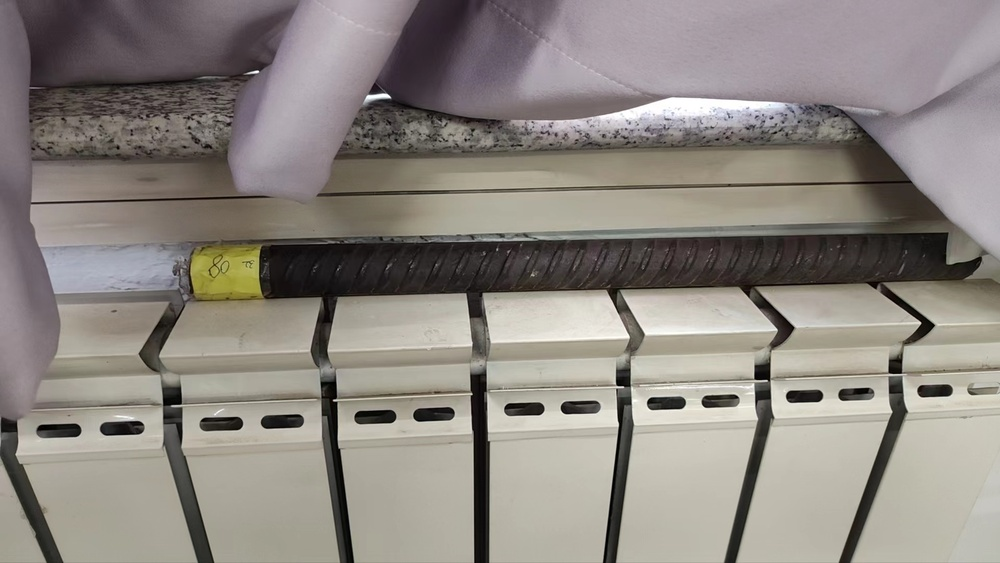
#> input picture 2d/ultralytics/dataset/bardata1/train/data/0417c897d6879c7d7e2075d16aedded.jpg, 1000 x 563 px, shrunk from 1920 x 1081 before the run; its folder holds only this picture in this run
$ python -i '用模型加传统方法制作标签.py'   (imports and definitions only)
#> lines starting #> are read from the running program, lines starting #| are printed output that depends on the picture; after the words box and inside, x2 and y2 are one past the last pixel; in counts of white or black regions, pixels touching at a corner belong together
#> further down, picture is the input picture: shape (563, 1000, 3); mean B, G, R 128.7, 134.9, 140.9
import cv2
import numpy as np
import os
from ultralytics import YOLO

# 使用YOLOv8模型检测钢筋并分割
# [27 lines left out: functions detect_rebar, expand_bbox, extract_expanded_bbox_content, not called in this run]

# 使用传统方法获得钢筋的轮廓
# def get_rebar_contour(image, min_aspect_ratio=2.0, min_area=500):
#     gray = cv2.cvtColor(image, cv2.COLOR_BGR2GRAY)
#     blurred = cv2.GaussianBlur(gray, (3, 3), 0)
#
#     # 腐蚀和膨胀操作
#     # kernel = np.ones((2,2),np.uint8)
#     # eroded = cv2.erode(blurred, kernel, iterations = 1)
#     # dilated = cv2.dilate(eroded, kernel, iterations = 1)
#
#     # _, thresh = cv2.threshold(dilated, 60, 255, cv2.THRESH_BINARY + cv2.THRESH_OTSU)
#     _, thresh = cv2.threshold(blurred, 60, 255, cv2.THRESH_BINARY)
#     # 找到轮廓
#     contours, _ = cv2.findContours(thresh, cv2.RETR_EXTERNAL, cv2.CHAIN_APPROX_SIMPLE)
#
#     filtered_contours = []
#     for contour in contours:
#         x, y, w, h = cv2.boundingRect(contour)
#         aspect_ratio = float(w) / h
#         area = cv2.contourArea(contour)
#
#         if area >= min_area and aspect_ratio >= min_aspect_ratio:
#             filtered_contours.append(contour)
#
#     return filtered_contours

def get_rebar_contour(image):
    gray = cv2.cvtColor(image, cv2.COLOR_BGR2GRAY)
    blurred = cv2.GaussianBlur(gray, (5, 5), 0)
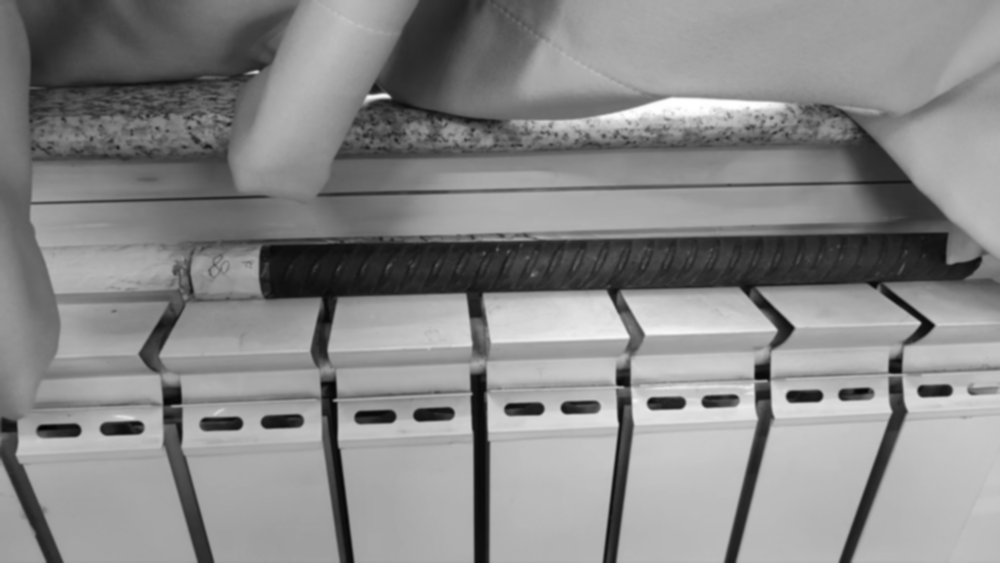
#> blurred: shape (563, 1000); min 3, max 255, mean 136
    _, thresh = cv2.threshold(blurred, 60, 255, cv2.THRESH_BINARY_INV+ cv2.THRESH_OTSU)
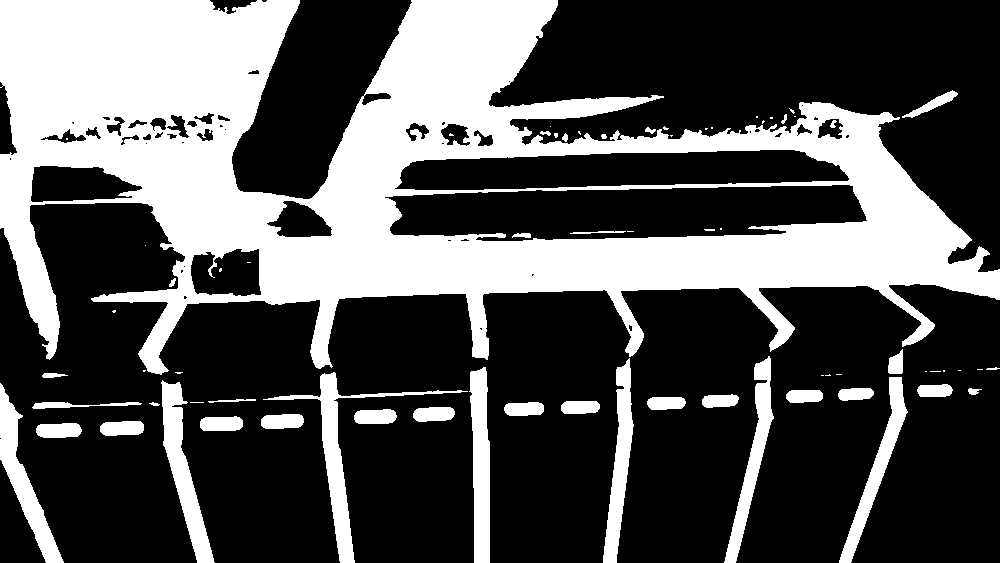
#> thresh: shape (563, 1000); 32.9% white; 70 white regions (31 under 20 px)

    # 找到轮廓
    contours, _ = cv2.findContours(thresh, cv2.RETR_EXTERNAL, cv2.CHAIN_APPROX_SIMPLE)
#> contours = 60 contours, 29 with area under 20; largest, box (x1, y1, x2, y2) and area: (0, 0, 1000, 375) 196929, (263, 372, 468, 563) 3244, (161, 380, 215, 563) 3111, (469, 367, 490, 563) 2942, (0, 383, 64, 563) 2881
    return contours

# 将轮廓写入和原图同大小的画布中并保存
# [41 lines left out: functions draw_contours_on_canvas, process_folder, not called in this run]


# [8 lines not run here, left out]

>>> import cv2
>>> picture = cv2.imread('../2d/ultralytics/dataset/bardata1/train/data/0417c897d6879c7d7e2075d16aedded.jpg')
>>> result = get_rebar_contour(picture)
#> result has the same summary as contours in get_rebar_contour
